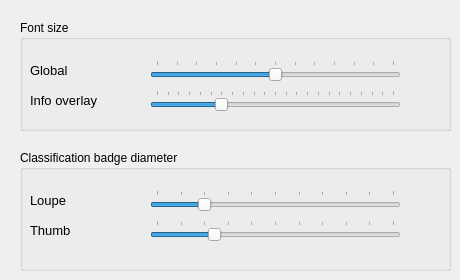
   <widget class="QWidget" name="page_4">
    <widget class="QGroupBox" name="groupBoxFontSize">
     <property name="geometry">
      <rect>
       <x>20</x>
       <y>20</y>
       <width>431</width>
       <height>111</height>
      </rect>
     </property>
     <property name="title">
      <string>Font size</string>
     </property>
     <widget class="QSlider" name="globalFontSizeSlider">
      <property name="geometry">
       <rect>
        <x>130</x>
        <y>40</y>
        <width>251</width>
        <height>22</height>
       </rect>
      </property>
      <property name="toolTip">
       <string>&lt;html&gt;&lt;head/&gt;&lt;body&gt;&lt;p&gt;Changes the global font. The font size in the thumbnails for the file name is controlled independently in &amp;quot;Thumbs in Dock&amp;quot; and &amp;quot;Thumbs in Grid View&amp;quot;.&lt;/p&gt;&lt;/body&gt;&lt;/html&gt;</string>
      </property>
      <property name="minimum">
       <number>8</number>
      </property>
      <property name="maximum">
       <number>20</number>
      </property>
      <property name="pageStep">
       <number>1</number>
      </property>
      <property name="value">
       <number>14</number>
      </property>
      <property name="orientation">
       <enum>Qt::Horizontal</enum>
      </property>
      <property name="tickPosition">
       <enum>QSlider::TicksAbove</enum>
      </property>
      <property name="tickInterval">
       <number>1</number>
      </property>
     </widget>
     <widget class="QLabel" name="globalFontSizeLbl">
      <property name="geometry">
       <rect>
        <x>385</x>
        <y>40</y>
        <width>41</width>
        <height>20</height>
       </rect>
      </property>
      <property name="text">
       <string/>
      </property>
      <property name="buddy">
       <cstring>globalFontSizeSlider</cstring>
      </property>
     </widget>
     <widget class="QSlider" name="infoFontSizeSlider">
      <property name="geometry">
       <rect>
        <x>130</x>
        <y>70</y>
        <width>251</width>
        <height>22</height>
       </rect>
      </property>
      <property name="toolTip">
       <string>&lt;html&gt;&lt;head/&gt;&lt;body&gt;&lt;p&gt;Changes the global font. The font size in the thumbnails for the file name is controlled independently in &amp;quot;Thumbs in Dock&amp;quot; and &amp;quot;Thumbs in Grid View&amp;quot;.&lt;/p&gt;&lt;/body&gt;&lt;/html&gt;</string>
      </property>
      <property name="minimum">
       <number>8</number>
      </property>
      <property name="maximum">
       <number>30</number>
      </property>
      <property name="pageStep">
       <number>1</number>
      </property>
      <property name="value">
       <number>14</number>
      </property>
      <property name="orientation">
       <enum>Qt::Horizontal</enum>
      </property>
      <property name="tickPosition">
       <enum>QSlider::TicksAbove</enum>
      </property>
      <property name="tickInterval">
       <number>1</number>
      </property>
     </widget>
     <widget class="QLabel" name="label_21">
      <property name="geometry">
       <rect>
        <x>10</x>
        <y>40</y>
        <width>81</width>
        <height>20</height>
       </rect>
      </property>
      <property name="font">
       <font>
        <pointsize>10</pointsize>
       </font>
      </property>
      <property name="text">
       <string>Global</string>
      </property>
     </widget>
     <widget class="QLabel" name="label_22">
      <property name="geometry">
       <rect>
        <x>10</x>
        <y>70</y>
        <width>111</width>
        <height>20</height>
       </rect>
      </property>
      <property name="font">
       <font>
        <pointsize>10</pointsize>
       </font>
      </property>
      <property name="text">
       <string>Info overlay</string>
      </property>
     </widget>
     <widget class="QLabel" name="infoFontSizeLbl">
      <property name="geometry">
       <rect>
        <x>385</x>
        <y>70</y>
        <width>41</width>
        <height>20</height>
       </rect>
      </property>
      <property name="text">
       <string/>
      </property>
      <property name="buddy">
       <cstring>infoFontSizeSlider</cstring>
      </property>
     </widget>
    </widget>
    <widget class="QGroupBox" name="groupBoxClassificationSize">
     <property name="geometry">
      <rect>
       <x>20</x>
       <y>150</y>
       <width>431</width>
       <height>121</height>
      </rect>
     </property>
     <property name="title">
      <string>Classification badge diameter</string>
     </property>
     <widget class="QSlider" name="classificationBadgeImageDiamSlider">
      <property name="geometry">
       <rect>
        <x>130</x>
        <y>40</y>
        <width>251</width>
        <height>22</height>
       </rect>
      </property>
      <property name="toolTip">
       <string>&lt;html&gt;&lt;head/&gt;&lt;body&gt;&lt;p&gt;Changes the global font. The font size in the thumbnails for the file name is controlled independently in &amp;quot;Thumbs in Dock&amp;quot; and &amp;quot;Thumbs in Grid View&amp;quot;.&lt;/p&gt;&lt;/body&gt;&lt;/html&gt;</string>
      </property>
      <property name="minimum">
       <number>0</number>
      </property>
      <property name="maximum">
       <number>100</number>
      </property>
      <property name="pageStep">
       <number>10</number>
      </property>
      <property name="value">
       <number>20</number>
      </property>
      <property name="orientation">
       <enum>Qt::Horizontal</enum>
      </property>
      <property name="tickPosition">
       <enum>QSlider::TicksAbove</enum>
      </property>
      <property name="tickInterval">
       <number>10</number>
      </property>
     </widget>
     <widget class="QLabel" name="classificationBadgeImageDiamLbl">
      <property name="geometry">
       <rect>
        <x>385</x>
        <y>40</y>
        <width>41</width>
        <height>20</height>
       </rect>
      </property>
      <property name="text">
       <string/>
      </property>
      <property name="buddy">
       <cstring>classificationBadgeImageDiamSlider</cstring>
      </property>
     </widget>
     <widget class="QLabel" name="label_13">
      <property name="geometry">
       <rect>
        <x>10</x>
        <y>40</y>
        <width>81</width>
        <height>20</height>
       </rect>
      </property>
      <property name="font">
       <font>
        <pointsize>10</pointsize>
       </font>
      </property>
      <property name="text">
       <string>Loupe</string>
      </property>
     </widget>
     <widget class="QLabel" name="label_20">
      <property name="geometry">
       <rect>
        <x>10</x>
        <y>70</y>
        <width>81</width>
        <height>20</height>
       </rect>
      </property>
      <property name="font">
       <font>
        <pointsize>10</pointsize>
       </font>
      </property>
      <property name="text">
       <string>Thumb</string>
      </property>
     </widget>
     <widget class="QLabel" name="classificationBadgeThumbDiamLbl">
      <property name="geometry">
       <rect>
        <x>385</x>
        <y>70</y>
        <width>41</width>
        <height>20</height>
       </rect>
      </property>
      <property name="text">
       <string/>
      </property>
      <property name="buddy">
       <cstring>classificationBadgeThumbDiamSlider</cstring>
      </property>
     </widget>
     <widget class="QSlider" name="classificationBadgeThumbDiamSlider">
      <property name="geometry">
       <rect>
        <x>130</x>
        <y>70</y>
        <width>251</width>
        <height>22</height>
       </rect>
      </property>
      <property name="toolTip">
       <string>&lt;html&gt;&lt;head/&gt;&lt;body&gt;&lt;p&gt;Changes the global font. The font size in the thumbnails for the file name is controlled independently in &amp;quot;Thumbs in Dock&amp;quot; and &amp;quot;Thumbs in Grid View&amp;quot;.&lt;/p&gt;&lt;/body&gt;&lt;/html&gt;</string>
      </property>
      <property name="minimum">
       <number>0</number>
      </property>
      <property name="maximum">
       <number>50</number>
      </property>
      <property name="pageStep">
       <number>5</number>
      </property>
      <property name="value">
       <number>12</number>
      </property>
      <property name="orientation">
       <enum>Qt::Horizontal</enum>
      </property>
      <property name="tickPosition">
       <enum>QSlider::TicksAbove</enum>
      </property>
      <property name="tickInterval">
       <number>5</number>
      </property>
     </widget>
    </widget>
   </widget>
